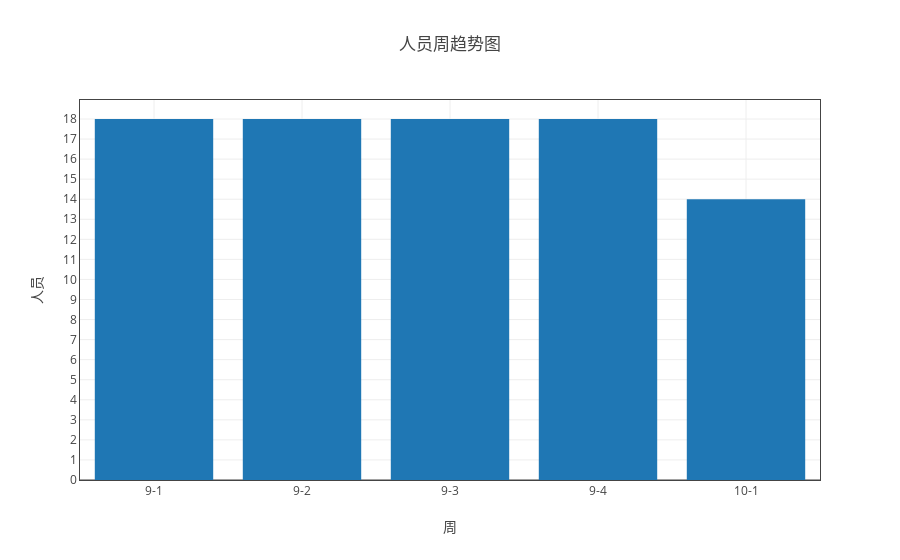

Notebook source saved alongside this figure:
### Markdown cell above
## 分析组整体人员情况

### Code cell
ss = myModule.format(all_df1 ,"日期（格式“月-周次”）" ,['人员'])
ss.groupby('count')
myModule.sort_by_index(ss.groupby('count'))
tt = myModule.myPlot(myModule.sort_by_index(ss.groupby('count')))
tt.plot('bar')

### Figure 1 — Plotly figure (JSON) as saved in the notebook; plotly's stock layout.template omitted (floating-point values rounded to 4 significant figures)
{"data": [{"name": "人员", "type": "bar", "uid": "e1e1d2e0-d1b3-11e8-83d9-a81e84e6c740", "x": ["9-1", "9-2", "9-3", "9-4", "10-1"], "y": [18, 18, 18, 18, 14]}], "layout": {"title": "人员周趋势图", "xaxis": {"mirror": "all", "nticks": 20, "showgrid": true, "showline": true, "title": "周", "type": "category", "zeroline": true}, "yaxis": {"mirror": "all", "nticks": 20, "showgrid": true, "showline": true, "title": "人员", "zeroline": true}}}
